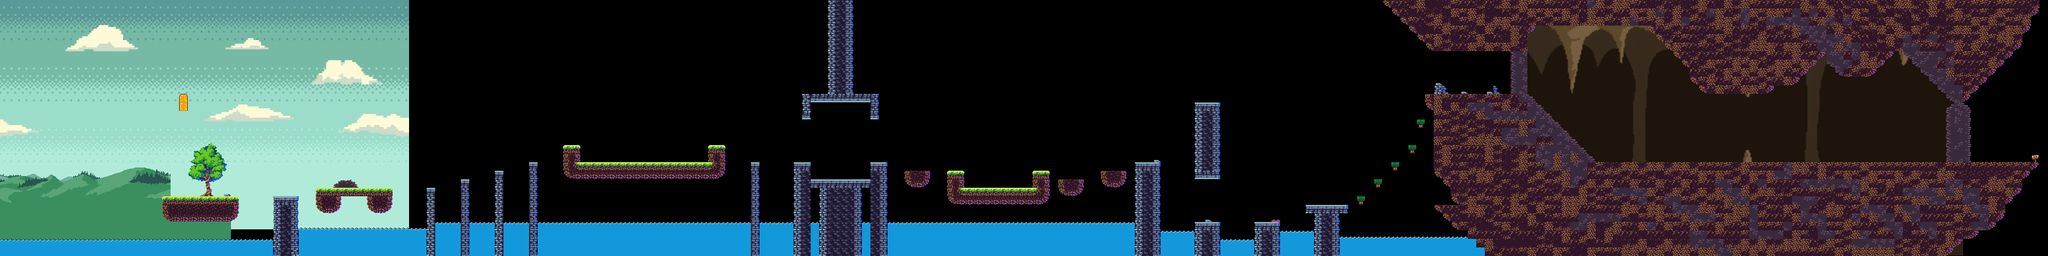

Tiled map render using the project's own tile images. Description and the map definition, with tile-layer contents summarised, below:
An orthogonal 240x30 tile map with 16x16 px tiles, 1 tile layer (Capa de patrones 1), 3 tilesets, 4 image layers and 62 objects (46x Terrain, 8x Spike, 3x Enemy, 3x Enemy2, Finish, ...).

<map version="1.10" tiledversion="1.11.0" orientation="orthogonal" renderorder="right-down" width="240" height="30" tilewidth="16" tileheight="16" infinite="0" nextlayerid="11" nextobjectid="203">
 <tileset firstgid="1" name="Tileset" tilewidth="16" tileheight="16" tilecount="48" columns="8">
  <image source="tiles/Tileset.png" width="128" height="96" />
 </tileset>
 <tileset firstgid="49" source="Decors.tsx" />
 <tileset firstgid="147" source="tileset 2.tsx" />
 <imagelayer id="5" name="Cielo" offsetx="-1.33333" offsety="-2.33333" repeatx="1">
  <image source="../imgs/cielo.jpg" width="768" height="432" />
 </imagelayer>
 <imagelayer id="2" name="Montaña" offsetx="-0.67033" offsety="224.001" repeatx="1">
  <image source="../imgs/Montania.png" width="320" height="192" />
 </imagelayer>
 <imagelayer id="10" name="Cueva" offsetx="2831.67" offsety="0.666667">
  <image source="../imgs/cueva2.png" width="850" height="479" />
 </imagelayer>
 <imagelayer id="4" name="Extension" offsetx="-0.66634" offsety="404" repeatx="1">
  <image source="../imgs/Extension.png" width="433" height="148" />
 </imagelayer>
 <layer id="1" name="Capa de patrones 1" width="240" height="30">
  <data>[7200 cells, 2393 non-empty, 79 distinct tile ids]</data>
 </layer>
 <objectgroup id="6" name="Capa de Objetos 1">
  <object id="61" name="Spike" x="1662.75" y="446.833" width="464.25" height="30.3333" />
  <object id="65" name="Spike" x="2176.58" y="447.333" width="61.5" height="32" />
  <object id="66" name="Spike" x="2290.58" y="462.667" width="60.1667" height="15.3333" />
  <object id="67" name="Spike" x="2400.58" y="447.333" width="60.8333" height="32" />
  <object id="68" name="Spike" x="2513.92" y="462.667" width="267.5" height="16" />
  <object id="73" name="Terrain" x="1696.17" y="319.5" width="47.667" height="32" />
  <object id="74" name="Terrain" x="1776.34" y="351.5" width="191" height="32.5" />
  <object id="75" name="Terrain" x="1984.17" y="335.5" width="47.667" height="32" />
  <object id="77" name="Terrain" x="2063.67" y="320.5" width="47.667" height="32" />
  <object id="78" name="Terrain" x="2128.17" y="305" width="47.667" height="174.5" />
  <object id="79" name="Terrain" x="2240.17" y="191.5" width="47.667" height="145" />
  <object id="80" name="Terrain" x="2240.67" y="416.5" width="47.667" height="62.5" />
  <object id="81" name="Terrain" x="2352.67" y="417.75" width="47.667" height="62.5" />
  <object id="89" name="Terrain" x="2607.42" y="303.75" width="17.167" height="9.5" />
  <object id="90" name="Terrain" x="2575.42" y="335.5" width="17.167" height="10.5" />
  <object id="91" name="Terrain" x="2544.09" y="368" width="15.417" height="9" />
  <object id="100" name="Terrain" x="2991.42" y="303.447" width="828.167" height="17.1364" />
  <object id="102" name="Finish" x="3772.25" y="120.25" width="17.167" height="182.833" />
  <object id="111" name="Terrain" x="2831.75" y="176.25">
   <polygon points="0,0 35,0.25 35,4.75 42.25,4.75 42.25,9.75 45.75,9.75 46,12.75 47.25,13 47.75,16 51.25,16.75 51.25,19.75 57.5,20.75 58.25,23.5 61.5,25.75 63.5,29.5 63.25,32 66.25,32 67.75,35.25 73.75,35.25 74.5,42 78,42.25 80.25,46.25 83,48.25 84.25,52.5 89.5,52.5 90.75,56.5 93.25,56.5 97,64.5 99.25,65 99.75,67.75 105.25,68.5 107.25,73.25 109.75,73.5 112.25,81.25 115,80.75 116.25,84.5 121,84.75 121.75,90 126.25,89.75 128.75,100.25 138.5,100.75 138,106.75 142.25,106.25 144,112 146,112 147.25,116 144.688,116.813 143.219,118.219 142.25,119.25 140.25,121.25" />
  </object>
  <object id="113" name="Spike" x="2384.17" y="411.333" width="16.1667" height="5.0833" />
  <object id="116" name="Enemy" x="1871" y="301">
   <point />
  </object>
  <object id="120" name="Enemy" x="1570" y="288">
   <point />
  </object>
  <object id="123" name="Terrain" x="1776.66" y="319.386" width="31.6057" height="31.2802" />
  <object id="124" name="Terrain" x="1935.67" y="319.485" width="31.6663" height="31.8484" />
  <object id="128" name="Terrain" x="2865" y="95">
   <polygon points="0,0 -177,1 -270,-95 -2,-94.5" />
  </object>
  <object id="129" name="Terrain" x="2864.92" y="32.25" width="223.834" height="15.5" />
  <object id="130" name="Terrain" x="3360.5" y="47.5">
   <polygon points="0,0 95,95.5 141,95.5 190.5,47.5 207.5,47.5 302,145.5 319.5,145 318.5,-0.75" />
  </object>
  <object id="132" name="Terrain" x="1489.17" y="337.25" width="172.167" height="142.5" />
  <object id="133" name="Terrain" x="1489.17" y="304.417" width="31.6663" height="33.1666" />
  <object id="134" name="Terrain" x="1631.17" y="304.667" width="32.1663" height="32.4166" />
  <object id="135" name="Enemy2" x="3067.33" y="127.333">
   <point />
  </object>
  <object id="136" name="Enemy2" x="3560" y="146">
   <point />
  </object>
  <object id="140" name="Terrain" x="1504.83" y="0.416667" width="141.667" height="188.833" />
  <object id="141" name="Terrain" x="1504" y="190.25" width="16.6663" height="30.1666" />
  <object id="142" name="Terrain" x="1630.67" y="190.917" width="16.6663" height="30.1666" />
  <object id="144" name="Terrain" x="2974.25" y="289.25" width="16.834" height="15.5" />
  <object id="145" name="Terrain" x="254.417" y="15.25" width="18.4997" height="462.167" />
  <object id="146" name="Terrain" x="305.083" y="367.917" width="141.833" height="45.5" />
  <object id="148" name="Terrain" x="512.997" y="369.666" width="44" height="109.333" />
  <object id="149" name="Terrain" x="592.33" y="353.666" width="141.333" height="45.3333" />
  <object id="150" name="Terrain" x="799.164" y="353.666" width="16" height="125.333" />
  <object id="151" name="Spike" x="2.663" y="465" width="1401.33" height="14.6667" />
  <object id="157" name="Terrain" x="862.497" y="338.667" width="16" height="141.333" />
  <object id="158" name="Terrain" x="927.497" y="322.667" width="16" height="156.833" />
  <object id="159" name="Terrain" x="992.663" y="305.667" width="16" height="173.833" />
  <object id="160" name="Terrain" x="1056.07" y="304.043" width="303.94" height="32.375" />
  <object id="161" name="Enemy" x="1212.01" y="234.084">
   <point />
  </object>
  <object id="162" name="Terrain" x="1056.51" y="271.994" width="31.1663" height="33.7575" />
  <object id="163" name="Terrain" x="1327.7" y="271.707" width="32.2913" height="33.8143" />
  <object id="164" name="Terrain" x="1407.52" y="304.76" width="15.6246" height="174.148" />
  <object id="172" name="Terrain" x="3680.25" y="192.25">
   <polygon points="0,0 127.5,-129.75 127.25,-192.25 0.75,-145.75" />
  </object>
  <object id="178" name="Terrain" x="3089.5" y="47.5">
   <polygon points="0,0 65.5,65 79.5,80.5 80,94.5 108.5,128 222,127.5 235.5,112.5 270.5,112 316,52.5 253.5,-8" />
  </object>
  <object id="183" name="Terrain" x="2679.92" y="175.682" width="150.917" height="16.6364" />
  <object id="188" name="Terrain" x="2639.17" y="271.5" width="17.167" height="9.75" />
  <object id="191" name="Terrain" x="2686.85" y="320.137" width="126.678" height="16.6364" rotation="269.709" />
  <object id="192" name="Terrain" x="2691.61" y="398.357" width="14.0077" height="50.9845" rotation="269.709" />
  <object id="193" name="Terrain" x="2699.86" y="325.964" width="14.0077" height="68.4391" rotation="322.197" />
  <object id="195" name="Spike" x="1425.75" y="444.667" width="61.8333" height="33.3333" />
  <object id="198" name="Enemy2" x="3389.5" y="219">
   <point />
  </object>
  <object id="199" name="Terrain" x="2655.58" y="223.333" width="17.167" height="10.0833" />
  <object id="200" name="Terrain" x="2448.17" y="384.5" width="79.667" height="94.25" />
  <object id="202" name="Player" x="344" y="192.5">
   <point />
  </object>
 </objectgroup>
</map>
